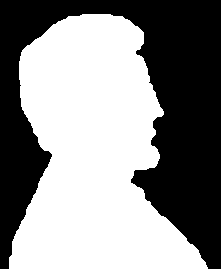
#> input picture Monitoria/img/lincoln.tif, 221 x 269 px, found by its file name
$ python aula_14.py
#> lines starting #> are read from the running program, lines starting #| are printed output that depends on the picture; after the words box and inside, x2 and y2 are one past the last pixel; in counts of white or black regions, pixels touching at a corner belong together
import cv2 as cv
import numpy as np
import matplotlib.pyplot as plt

input_img = np.array(([0, 0, 0, 0, 0, 0, 0, 0],
                        [0, 255, 255, 255, 0, 0, 0, 255],
                        [0, 255, 255, 255, 0, 0, 0, 0],
                        [0, 255, 255, 255, 0, 255, 0, 0],
                        [0, 0, 255, 0, 0, 0, 0, 0],
                        [0, 0, 255, 0, 0, 255, 255, 0],
                        [0, 255, 0, 255, 0, 0, 255, 0],
                        [0, 255, 255, 255, 0, 0, 0, 0]), dtype = "uint8")

kernel = np.array(([0, 1, 0], [-1, 1, 1], [-1, -1, 0]), dtype = "int")

output_img = cv.morphologyEx(input_img, cv.MORPH_HITMISS, kernel)

plt.subplot(131)
plt.imshow(input_img, cmap = 'gray')
plt.title('Input')
plt.subplot(132)
plt.imshow(kernel, cmap = 'gray')
plt.title('Kernel')
plt.subplot(133)
plt.imshow(output_img, cmap = 'gray')
plt.title('Output')
plt.show()
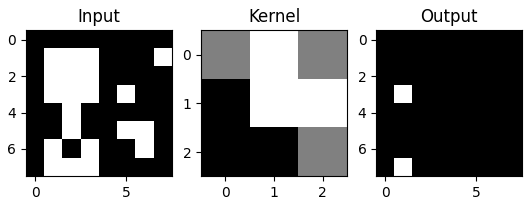
#> figure drawn by matplotlib, 3 panels

#%%
a = cv.imread('img/lincoln.tif', cv.IMREAD_GRAYSCALE)
#> a: shape (269, 221); 54.6% white; 1 black region, box (x1, y1, x2, y2) and area: (0, 0, 221, 269) 26994
b = np.ones((3,3), np.uint8)
c = cv.morphologyEx(a, cv.MORPH_DILATE, b)
#> c: shape (269, 221); 56.1% white; 1 black region, box (x1, y1, x2, y2) and area: (0, 0, 221, 269) 26109
d = c & ~a
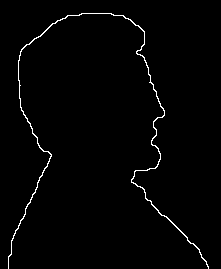
#> d: shape (269, 221); 1.5% white in thin lines or dots, all inside (x1, y1, x2, y2) = (8, 13, 209, 269)

plt.subplot(131)
plt.imshow(a, cmap = 'gray')
plt.title('Input')
plt.subplot(132)
plt.imshow(c, cmap = 'gray')
plt.title('Dilatacao')
plt.subplot(133)
plt.imshow(d, cmap = 'gray')
plt.title('Output')
plt.show()
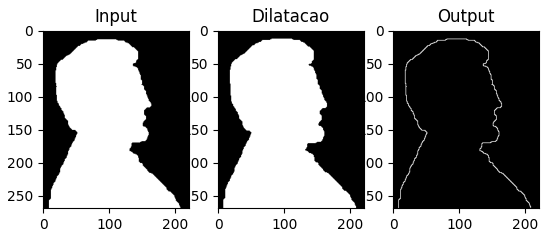
#> figure drawn by matplotlib, 3 panels
#%%
img = cv.imread('img/region-filling-reflections.tif', cv.IMREAD_GRAYSCALE)
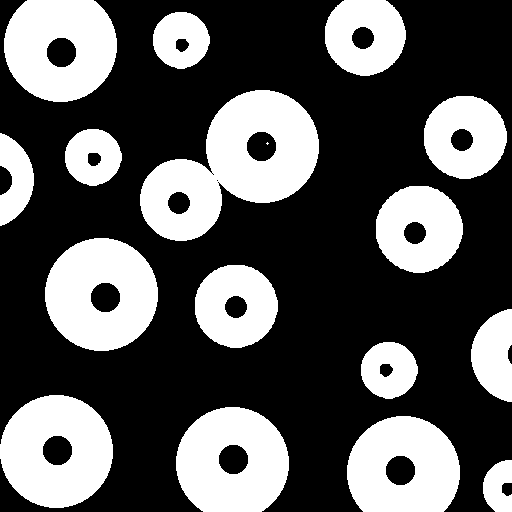
#> input picture Monitoria/img/region-filling-reflections.tif, 512 x 512 px, found by its file name
#> img: shape (512, 512); 35.3% white; 17 white regions (1 under 20 px), largest, box (x1, y1, x2, y2) and area: (140, 90, 319, 241) 14240, (45, 238, 158, 351) 9332, (0, 395, 113, 508) 9332
mask = np.zeros((img.shape[0] + 2, img.shape[1] + 2), np.uint8)

col = [0, 160, 180, 300]
row = [0, 250, 200, 240]
result = img.copy()
idx = 0
cv.floodFill(result, mask, (row[idx], col[idx]), 255)
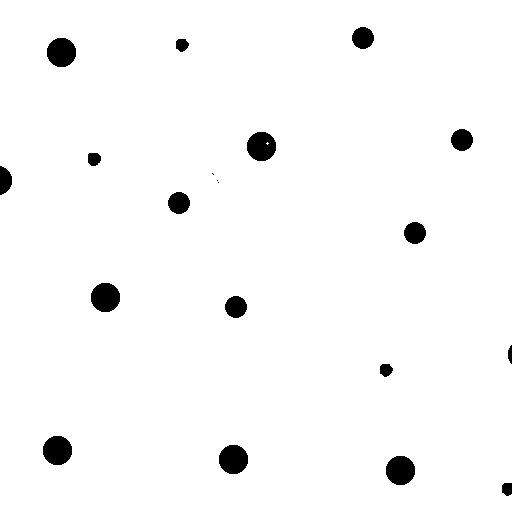
#> result: shape (512, 512); 97.4% white; 20 black regions (3 under 20 px), largest, box (x1, y1, x2, y2) and area: (47, 38, 76, 67) 673, (91, 283, 120, 312) 673, (43, 436, 72, 465) 673
result_inv = cv.bitwise_not(result)
output = img | result_inv
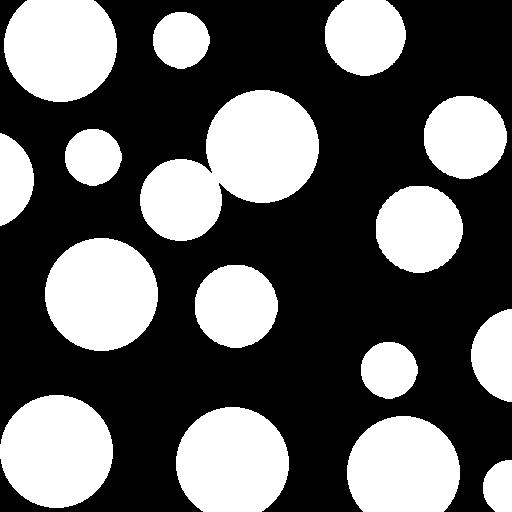
#> output: shape (512, 512); 37.9% white; 16 white regions, largest, box (x1, y1, x2, y2) and area: (140, 90, 319, 241) 15293, (45, 238, 158, 351) 10005, (0, 395, 113, 508) 10005

plt.subplot(231)
plt.imshow(img, cmap = 'gray')
plt.title('Input')
plt.subplot(232)
plt.imshow(~img, cmap = 'gray')
plt.title('Inverse')
plt.subplot(233)
plt.imshow(result, cmap = 'gray')
plt.title('Result')
plt.subplot(234)
plt.imshow(result_inv, cmap = 'gray')
plt.title('Inverse Result')
plt.subplot(235)
plt.imshow(output, cmap = 'gray')
plt.title('Output')
plt.show()
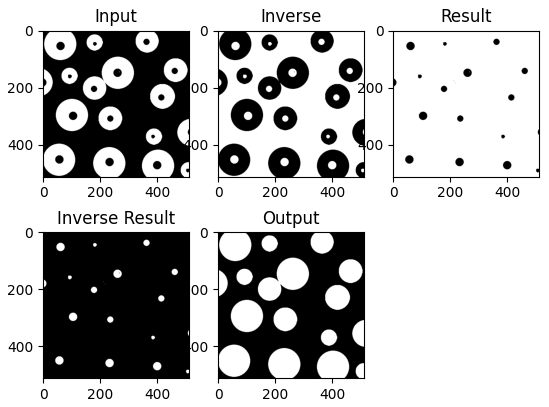
#> figure drawn by matplotlib, 5 panels
